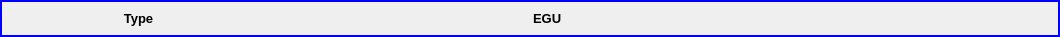
  <widget class="QWidget" name="horizontalWidget" native="true">
   <property name="geometry">
    <rect>
     <x>10</x>
     <y>40</y>
     <width>1060</width>
     <height>21</height>
    </rect>
   </property>
   <property name="sizePolicy">
    <sizepolicy hsizetype="Fixed" vsizetype="Fixed">
     <horstretch>0</horstretch>
     <verstretch>0</verstretch>
    </sizepolicy>
   </property>
   <property name="minimumSize">
    <size>
     <width>1060</width>
     <height>0</height>
    </size>
   </property>
   <property name="maximumSize">
    <size>
     <width>1060</width>
     <height>16777215</height>
    </size>
   </property>
   <property name="styleSheet">
    <string notr="true">border: 2px solid blue;</string>
   </property>
   <layout class="QHBoxLayout" name="horizontalLayout">
    <item>
     <widget class="QLabel" name="label_type">
      <property name="font">
       <font>
        <family>Arial</family>
        <pointsize>10</pointsize>
        <weight>75</weight>
        <bold>true</bold>
       </font>
      </property>
      <property name="styleSheet">
       <string notr="true">border: 0px solid blue</string>
      </property>
      <property name="text">
       <string>Type</string>
      </property>
      <property name="alignment">
       <set>Qt::AlignCenter</set>
      </property>
     </widget>
    </item>
    <item>
     <widget class="PyDMLabel" name="PyDMLabel_2">
      <property name="font">
       <font>
        <family>Arial</family>
        <pointsize>10</pointsize>
       </font>
      </property>
      <property name="toolTip">
       <string/>
      </property>
      <property name="styleSheet">
       <string notr="true">border: 0px solid blue</string>
      </property>
      <property name="precision">
       <number>0</number>
      </property>
      <property name="showUnits">
       <bool>false</bool>
      </property>
      <property name="precisionFromPV">
       <bool>true</bool>
      </property>
      <property name="alarmSensitiveContent">
       <bool>false</bool>
      </property>
      <property name="alarmSensitiveBorder">
       <bool>true</bool>
      </property>
      <property name="PyDMToolTip">
       <string/>
      </property>
      <property name="channel">
       <string>ca://${MOTOR}.DTYP</string>
      </property>
      <property name="enableRichText">
       <bool>false</bool>
      </property>
     </widget>
    </item>
    <item>
     <widget class="QLabel" name="label_39">
      <property name="font">
       <font>
        <family>Arial</family>
        <pointsize>10</pointsize>
        <weight>75</weight>
        <bold>true</bold>
       </font>
      </property>
      <property name="styleSheet">
       <string notr="true">border: 0px solid blue;
</string>
      </property>
      <property name="text">
       <string>EGU</string>
      </property>
     </widget>
    </item>
    <item>
     <widget class="PyDMLabel" name="PyDMLabel_3">
      <property name="font">
       <font>
        <family>Arial</family>
        <pointsize>10</pointsize>
       </font>
      </property>
      <property name="toolTip">
       <string/>
      </property>
      <property name="styleSheet">
       <string notr="true">border: 0px solid blue</string>
      </property>
      <property name="precision">
       <number>0</number>
      </property>
      <property name="showUnits">
       <bool>false</bool>
      </property>
      <property name="precisionFromPV">
       <bool>true</bool>
      </property>
      <property name="alarmSensitiveContent">
       <bool>false</bool>
      </property>
      <property name="alarmSensitiveBorder">
       <bool>true</bool>
      </property>
      <property name="PyDMToolTip">
       <string/>
      </property>
      <property name="channel">
       <string>ca://${MOTOR}.EGU</string>
      </property>
      <property name="enableRichText">
       <bool>false</bool>
      </property>
     </widget>
    </item>
   </layout>
  </widget>
